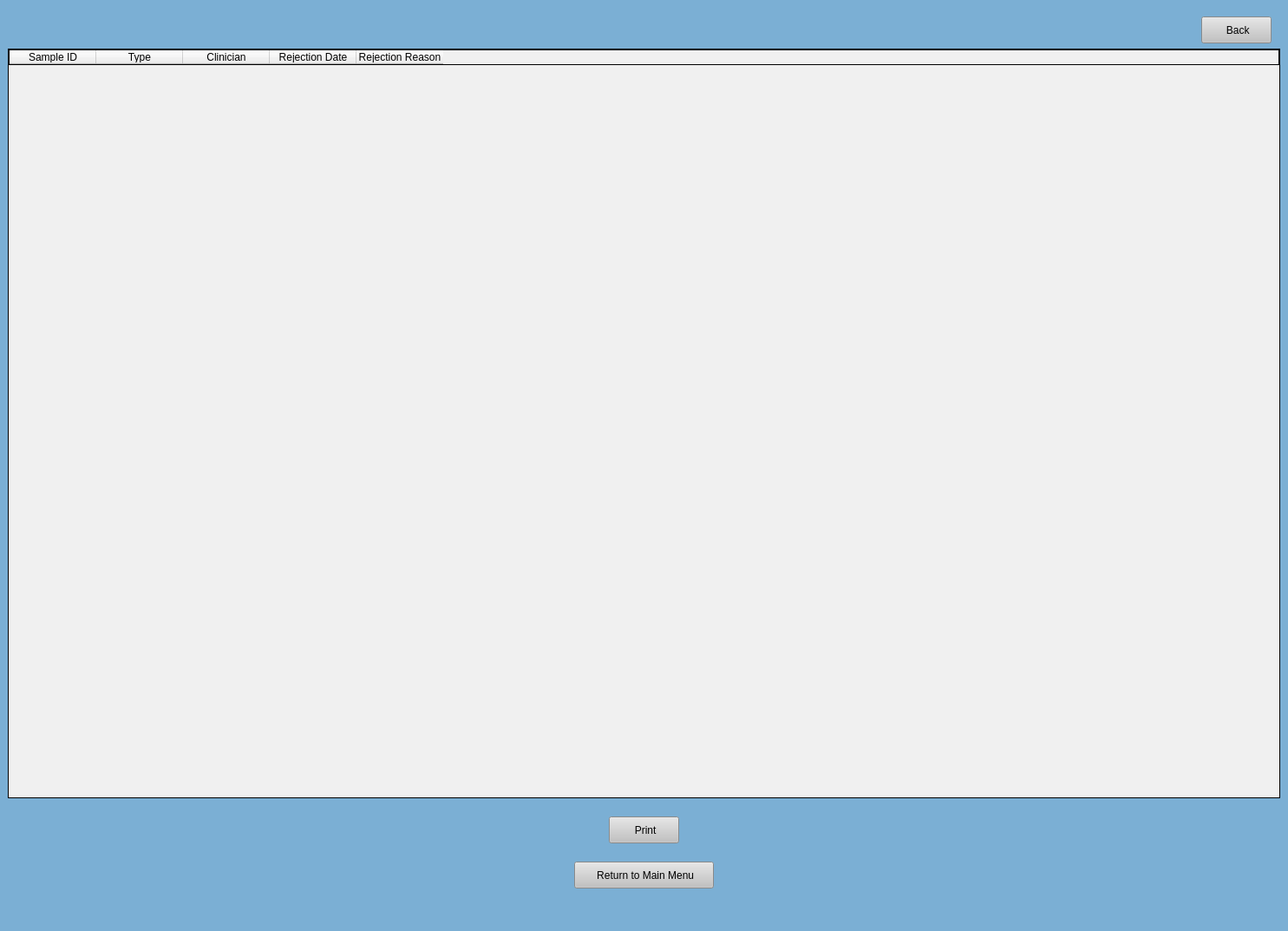
<?xml version="1.0" encoding="UTF-8"?>
<ui version="4.0">
 <class>MainWindow</class>
 <widget class="QMainWindow" name="MainWindow">
  <property name="geometry">
   <rect>
    <x>0</x>
    <y>0</y>
    <width>1485</width>
    <height>1073</height>
   </rect>
  </property>
  <property name="windowTitle">
   <string>MainWindow</string>
  </property>
  <property name="styleSheet">
   <string notr="true">background-color: rgb(123, 175, 212);</string>
  </property>
  <widget class="QWidget" name="centralwidget">
   <layout class="QGridLayout" name="gridLayout">
    <item row="1" column="0">
     <layout class="QVBoxLayout" name="verticalLayout">
      <item>
       <layout class="QHBoxLayout" name="horizontalLayout">
        <property name="leftMargin">
         <number>0</number>
        </property>
        <property name="topMargin">
         <number>0</number>
        </property>
        <property name="rightMargin">
         <number>0</number>
        </property>
        <property name="bottomMargin">
         <number>0</number>
        </property>
        <item>
         <spacer name="horizontalSpacer">
          <property name="orientation">
           <enum>Qt::Horizontal</enum>
          </property>
          <property name="sizeHint" stdset="0">
           <size>
            <width>40</width>
            <height>20</height>
           </size>
          </property>
         </spacer>
        </item>
        <item>
         <widget class="QPushButton" name="back">
          <property name="minimumSize">
           <size>
            <width>81</width>
            <height>31</height>
           </size>
          </property>
          <property name="maximumSize">
           <size>
            <width>81</width>
            <height>31</height>
           </size>
          </property>
          <property name="cursor">
           <cursorShape>PointingHandCursor</cursorShape>
          </property>
          <property name="styleSheet">
           <string notr="true">QPushButton:hover {
	 background-color: rgb(210, 210, 210);
}

QPushButton:focus {
	background-color: rgb(210, 210, 210);
}

QPushButton {
	background-color: rgb(193, 193, 193);
}</string>
          </property>
          <property name="text">
           <string> Back</string>
          </property>
         </widget>
        </item>
        <item>
         <spacer name="horizontalSpacer_2">
          <property name="orientation">
           <enum>Qt::Horizontal</enum>
          </property>
          <property name="sizeType">
           <enum>QSizePolicy::Minimum</enum>
          </property>
          <property name="sizeHint" stdset="0">
           <size>
            <width>10</width>
            <height>10</height>
           </size>
          </property>
         </spacer>
        </item>
       </layout>
      </item>
      <item>
       <layout class="QHBoxLayout" name="horizontalLayout_2">
        <property name="leftMargin">
         <number>0</number>
        </property>
        <property name="topMargin">
         <number>0</number>
        </property>
        <property name="rightMargin">
         <number>0</number>
        </property>
        <property name="bottomMargin">
         <number>0</number>
        </property>
        <item>
         <widget class="QTableWidget" name="rejLogTable">
          <property name="minimumSize">
           <size>
            <width>0</width>
            <height>0</height>
           </size>
          </property>
          <property name="cursor" stdset="0">
           <cursorShape>ArrowCursor</cursorShape>
          </property>
          <property name="focusPolicy">
           <enum>Qt::ClickFocus</enum>
          </property>
          <property name="styleSheet">
           <string notr="true">background-color: rgb(240, 240, 240);
border-style: solid;
border-width: 1px</string>
          </property>
          <property name="editTriggers">
           <set>QAbstractItemView::NoEditTriggers</set>
          </property>
          <property name="tabKeyNavigation">
           <bool>false</bool>
          </property>
          <property name="showDropIndicator" stdset="0">
           <bool>false</bool>
          </property>
          <property name="dragDropOverwriteMode">
           <bool>false</bool>
          </property>
          <property name="alternatingRowColors">
           <bool>true</bool>
          </property>
          <property name="selectionMode">
           <enum>QAbstractItemView::NoSelection</enum>
          </property>
          <property name="sortingEnabled">
           <bool>true</bool>
          </property>
          <column>
           <property name="text">
            <string>Sample ID</string>
           </property>
          </column>
          <column>
           <property name="text">
            <string>Type</string>
           </property>
          </column>
          <column>
           <property name="text">
            <string>Clinician</string>
           </property>
          </column>
          <column>
           <property name="text">
            <string>Rejection Date</string>
           </property>
          </column>
          <column>
           <property name="text">
            <string>Rejection Reason</string>
           </property>
          </column>
         </widget>
        </item>
       </layout>
      </item>
     </layout>
    </item>
    <item row="5" column="0" alignment="Qt::AlignHCenter">
     <widget class="QPushButton" name="home">
      <property name="minimumSize">
       <size>
        <width>161</width>
        <height>31</height>
       </size>
      </property>
      <property name="maximumSize">
       <size>
        <width>161</width>
        <height>31</height>
       </size>
      </property>
      <property name="cursor">
       <cursorShape>PointingHandCursor</cursorShape>
      </property>
      <property name="styleSheet">
       <string notr="true">QPushButton:hover {
	 background-color: rgb(210, 210, 210);
}

QPushButton:focus {
	background-color: rgb(210, 210, 210);
}

QPushButton {
	background-color: rgb(193, 193, 193);
}</string>
      </property>
      <property name="text">
       <string> Return to Main Menu</string>
      </property>
     </widget>
    </item>
    <item row="0" column="0">
     <spacer name="verticalSpacer_5">
      <property name="orientation">
       <enum>Qt::Vertical</enum>
      </property>
      <property name="sizeType">
       <enum>QSizePolicy::Minimum</enum>
      </property>
      <property name="sizeHint" stdset="0">
       <size>
        <width>20</width>
        <height>10</height>
       </size>
      </property>
     </spacer>
    </item>
    <item row="2" column="0">
     <spacer name="verticalSpacer_2">
      <property name="orientation">
       <enum>Qt::Vertical</enum>
      </property>
      <property name="sizeType">
       <enum>QSizePolicy::Minimum</enum>
      </property>
      <property name="sizeHint" stdset="0">
       <size>
        <width>20</width>
        <height>15</height>
       </size>
      </property>
     </spacer>
    </item>
    <item row="6" column="0">
     <spacer name="verticalSpacer">
      <property name="orientation">
       <enum>Qt::Vertical</enum>
      </property>
      <property name="sizeType">
       <enum>QSizePolicy::Minimum</enum>
      </property>
      <property name="sizeHint" stdset="0">
       <size>
        <width>20</width>
        <height>40</height>
       </size>
      </property>
     </spacer>
    </item>
    <item row="3" column="0" alignment="Qt::AlignHCenter">
     <widget class="QPushButton" name="print">
      <property name="minimumSize">
       <size>
        <width>81</width>
        <height>31</height>
       </size>
      </property>
      <property name="maximumSize">
       <size>
        <width>81</width>
        <height>31</height>
       </size>
      </property>
      <property name="cursor">
       <cursorShape>PointingHandCursor</cursorShape>
      </property>
      <property name="styleSheet">
       <string notr="true">QPushButton:hover {
	 background-color: rgb(210, 210, 210);
}

QPushButton:focus {
	background-color: rgb(210, 210, 210);
}

QPushButton {
	background-color: rgb(193, 193, 193);
}</string>
      </property>
      <property name="text">
       <string> Print</string>
      </property>
     </widget>
    </item>
    <item row="4" column="0">
     <spacer name="verticalSpacer_3">
      <property name="orientation">
       <enum>Qt::Vertical</enum>
      </property>
      <property name="sizeType">
       <enum>QSizePolicy::Minimum</enum>
      </property>
      <property name="sizeHint" stdset="0">
       <size>
        <width>20</width>
        <height>15</height>
       </size>
      </property>
     </spacer>
    </item>
   </layout>
  </widget>
 </widget>
 <resources/>
 <connections/>
</ui>
